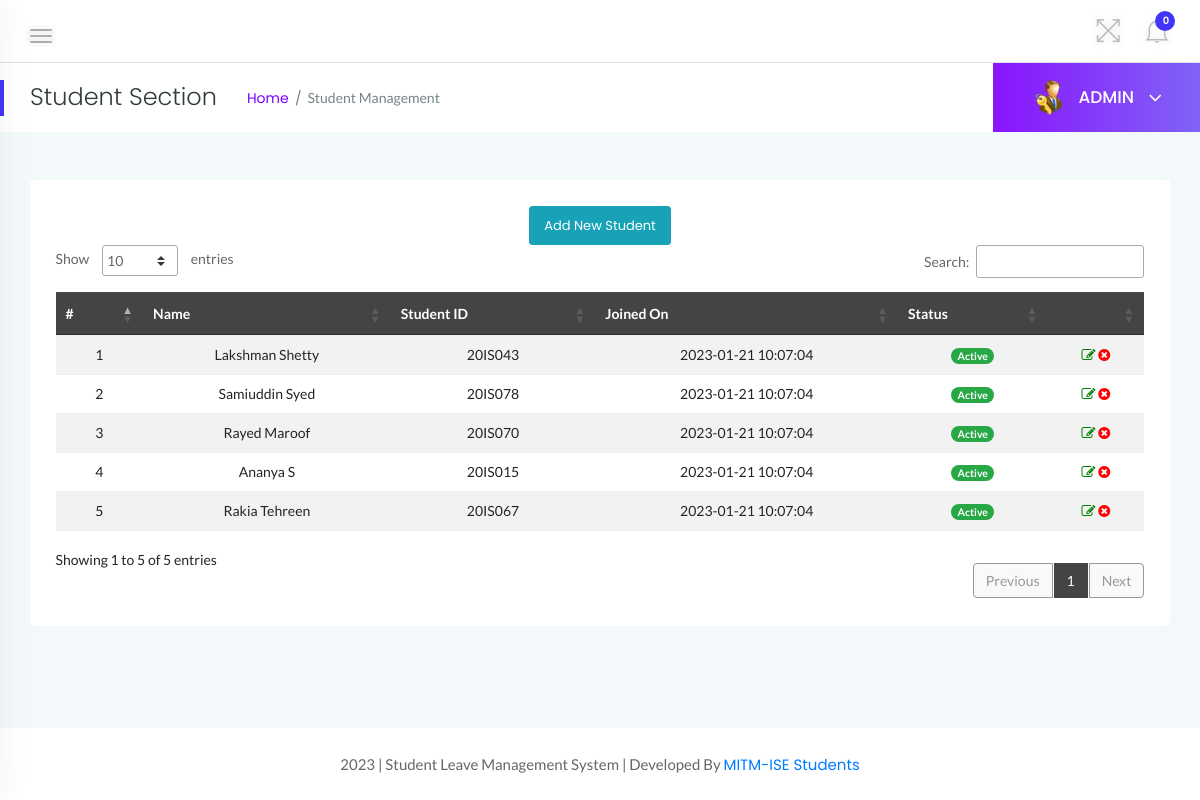
Screenshot of /admin/employees.php (signed in) with the database file from the repository.
### tables this page shows
CREATE TABLE `tblstudents` (
  `id` int(11) NOT NULL,
  `EmpId` varchar(100) NOT NULL,
  `FirstName` varchar(150) NOT NULL,
  `LastName` varchar(150) NOT NULL,
  `EmailId` varchar(200) NOT NULL,
  `Password` varchar(180) NOT NULL,
  `Gender` varchar(100) NOT NULL,
  `Dob` varchar(100) NOT NULL,
  `Address` varchar(255) NOT NULL,
  `City` varchar(200) NOT NULL,
  `Country` varchar(150) NOT NULL,
  `Phonenumber` char(11) NOT NULL,
  `Status` int(1) NOT NULL,
  `RegDate` timestamp NOT NULL DEFAULT CURRENT_TIMESTAMP
);

### admin/employees.php (the view, shortened to what this page needs)
<?php
    if(strlen($_SESSION['alogin'])==0){
    header('location:index.php');
    } else {
 ?>
<!doctype html>
<html class="no-js" lang="en">
<head>
    <link rel="stylesheet" href="../assets/css/bootstrap.min.css">
    <link rel="stylesheet" href="../assets/css/font-awesome.min.css">
    <link rel="stylesheet" href="../assets/css/themify-icons.css">
    <link rel="stylesheet" href="../assets/css/metisMenu.css">
    <link rel="stylesheet" href="../assets/css/owl.carousel.min.css">
    <link rel="stylesheet" href="../assets/css/slicknav.min.css">
    <link rel="stylesheet" href="https://www.amcharts.com/lib/3/plugins/export/export.css" type="text/css" media="all" />
    <link rel="stylesheet" type="text/css" href="https://cdn.datatables.net/1.10.19/css/jquery.dataTables.css">
    <link rel="stylesheet" type="text/css" href="https://cdn.datatables.net/1.10.18/css/dataTables.bootstrap4.min.css">
    <link rel="stylesheet" type="text/css" href="https://cdn.datatables.net/responsive/2.2.3/css/responsive.bootstrap.min.css">
    <link rel="stylesheet" type="text/css" href="https://cdn.datatables.net/responsive/2.2.3/css/responsive.jqueryui.min.css">
    <link rel="stylesheet" href="../assets/css/typography.css">
    <link rel="stylesheet" href="../assets/css/default-css.css">
    <link rel="stylesheet" href="../assets/css/styles.css">
    <link rel="stylesheet" href="../assets/css/responsive.css">
</head>
<body>
    <div class="page-container">
        <div class="main-content">
            <div class="header-area">
                <div class="row align-items-center">
                    <div class="col-md-6 col-sm-8 clearfix">
                        <div class="nav-btn pull-left">
                            <span></span>
                            <span></span>
                            <span></span>
                        </div>
                    </div>
                    <div class="col-md-6 col-sm-4 clearfix">
                        <ul class="notification-area pull-right">
                        <li id="full-view"><i class="ti-fullscreen"></i></li>
                            <?php include '../includes/admin-notification.php'?>
                        </ul>
                    </div>
                </div>
            </div>
            <div class="page-title-area">
                <div class="row align-items-center">
                    <div class="col-sm-6">
                        <div class="breadcrumbs-area clearfix">
                            <h4 class="page-title pull-left">Student Section</h4>
                            <ul class="breadcrumbs pull-left">
                                <li><a href="dashboard.php">Home</a></li>
                                <li><span>Student Management</span></li>
                            </ul>
                        </div>
                    </div>
                    <div class="col-sm-6 clearfix">
                        <div class="user-profile pull-right">
                            <img class="avatar user-thumb" src="../assets/images/admin.png" alt="avatar">
                            <h4 class="user-name dropdown-toggle" data-toggle="dropdown">ADMIN <i class="fa fa-angle-down"></i></h4>
                        </div>
                    </div>
                </div>
            </div>
            <div class="main-content-inner">
                <div class="row">
                    <div class="col-12 mt-5">
                        <div class="card">
                            <div class="card-body">
                                <div class="data-tables datatable-dark">
                                <center><a href="add-employee.php" class="btn btn-sm btn-info">Add New Student</a></center>
                                    <table id="dataTable3" class="table table-hover table-striped text-center">
                                        <thead class="text-capitalize">
                                            <tr>
                                                <th>#</th>
                                                <th>Name</th>
                                                <th>Student ID</th>
                                                <th>Joined On</th>
                                                <th>Status</th>
                                                <th></th>
                                            </tr>
                                        </thead>
                                        <tbody>
                                    <?php
                                    $sql = "SELECT EmpId,FirstName,LastName,Status,RegDate,id from  tblstudents";
                                    $query = $dbh -> prepare($sql);
                                    $query->execute();
                                    $results=$query->fetchAll(PDO::FETCH_OBJ);
                                    $cnt=1;
                                    if($query->rowCount() > 0)
                                    {
                                    foreach($results as $result)
                                    {               ?>
                                        <tr>
                                            <td> <?php echo htmlentities($cnt);?></td>
                                            <td><?php echo htmlentities($result->FirstName);?>&nbsp;<?php echo htmlentities($result->LastName);?></td>
                                            <td><?php echo htmlentities($result->EmpId);?></td>
                                             <td><?php echo htmlentities($result->RegDate);?></td>
                                             <td><?php $stats=$result->Status;
                                            if($stats){
                                             ?>
                                                 <span class="badge badge-pill badge-success">Active</span>
                                                 <?php } else { ?>
                                                 <span class="badge badge-pill badge-danger">Inactive</span>
                                                 <?php } ?>
                                             </td>
                                            <td><a href="update-employee.php?empid=<?php echo htmlentities($result->id);?>"><i class="fa fa-edit" style="color:green"></i></a>
                                        <?php if($result->Status==1)
                                        {?>
                                        <a href="employees.php?inid=<?php echo htmlentities($result->id);?>" onclick="return confirm('Are you sure you want to inactive this employee?');"" > <i class="fa fa-times-circle" style="color:red" title="Inactive"></i>
                                        <?php } else {?>
                                            <a href="employees.php?id=<?php echo htmlentities($result->id);?>" onclick="return confirm('Are you sure you want to active this employee?');""><i class="fa fa-check" style="color:green" title="Active"></i>
                                            <?php } ?> </td>
                                        </tr>
                                         <?php $cnt++;} }?>
                                    </tbody>
                                    </table>
                                </div>
                            </div>
                        </div>
                    </div>
                </div>
                </div>
            </div>
            <?php include '../includes/footer.php' ?>
        </div>
</body>
</html>
<?php } ?>

### assets/css/styles.css (style rules this page uses)
.page-container { width: 100%; height: 100%; min-height: 100vh; padding-left: 280px; -webkit-transition: padding-left 0.3s ease 0s; transition: padding-left 0.3s ease 0s; }
.sbar_collapsed.page-container { padding-left: 0; }
.card { border: none; border-radius: 4px; background-color: #fff; -webkit-transition: all 0.3s ease 0s; transition: all 0.3s ease 0s; }
.card-body { padding: 25.6px; padding: 1.6rem; }
.main-content { width: 100%; background: #f3f8fb; }
.main-content-inner { padding: 0 30px 50px; }
.header-area { padding: 15px 30px; background: #fff; border-bottom: 1px solid #d8e3e7; }
.nav-btn { margin: 10px 30px 0 0; cursor: pointer; }
.nav-btn span { display: block; width: 22px; height: 2px; background: #b3aaaa; margin: 4px 0; border-radius: 15px; -webkit-transition: all 0.3s ease 0s; transition: all 0.3s ease 0s; box-shadow: 0 0 0 4px rgba(99, 96, 96, 0.03); }
.nav-btn span:nth-child(2) { opacity: 0; }
.nav-btn span:first-child { -webkit-transform: rotate(45deg) translate(5px, 5px); transform: rotate(45deg) translate(5px, 5px); }
.nav-btn span:last-child { -webkit-transform: rotate(-45deg) translate(3px, -3px); transform: rotate(-45deg) translate(3px, -3px); }
.sbar_collapsed .nav-btn span { transform: none; opacity: 1; }
.notification-area { -webkit-user-select: none; -moz-user-select: none; -ms-user-select: none; user-select: none; position: relative; z-index: 1; }
.notification-area li { display: inline-block; margin-left: 20px; cursor: pointer; -webkit-user-select: none; -moz-user-select: none; -ms-user-select: none; user-select: none; }
.notification-area li > i { font-size: 26px; color: #bdbcbc; vertical-align: middle; text-shadow: 0 0 8px rgba(0, 0, 0, 0.12); -webkit-transition: color 0.3s ease 0s; transition: color 0.3s ease 0s; }
.notification-area li#full-view { display: inline-block; }
.page-title-area { padding: 0 30px; background: #fff; position: relative; }
.page-title-area:before { content: ""; position: absolute; left: 0; top: 50%; width: 4px; height: 36px; background: var(--primary-color); -webkit-transform: translateY(-50%); transform: translateY(-50%); }
.page-title { font-size: 24px; font-weight: 300; color: #313b3d; letter-spacing: 0; margin-right: 30px; }
ul.breadcrumbs { margin-top: 4px; }
.breadcrumbs li { display: inline-block; }
.breadcrumbs li a, .breadcrumbs li span { display: block; font-size: 14px; font-weight: 400; color: #7801ff; letter-spacing: 0; margin-right: 16px; position: relative; }
.breadcrumbs li a:before { content: "/"; color: #768387; position: absolute; right: -13px; top: 0; }
.breadcrumbs li span { margin-right: 0; color: #768387; text-transform: capitalize; }
.user-profile { margin-right: -30px; display: -webkit-box; display: -ms-flexbox; display: flex; -webkit-box-align: center; -ms-flex-align: center; align-items: center; -ms-flex-wrap: wrap; flex-wrap: wrap; background: -webkit-linear-gradient(left, #8914fe 0%, #8063f5 100%); background: linear-gradient(to right, #8914fe 0%, #8063f5 100%); padding: 17px 38px; position: relative; }
.user-profile img.avatar { height: 35px; width: 35px; border-radius: 50%; margin-right: 12px; }
.user-name { font-size: 17px; font-weight: 500; color: #fff; letter-spacing: 0; cursor: pointer; -webkit-user-select: none; -moz-user-select: none; -ms-user-select: none; user-select: none; }
.user-name i { margin-left: 10px; font-size: 21px; vertical-align: middle; position: relative; }
.notification-area .dropdown-toggle, .user-name.dropdown-toggle { position: relative; }
.notification-area .dropdown-toggle:after, .user-name.dropdown-toggle:after { display: none; }
.btn { padding: 11px 17px; font-size: 13px; letter-spacing: 0; }
.btn-sm { padding: 9px 14px; }
table tr th { border-bottom: none; }
table tr th, table tr td { border-top: 1px solid rgba(120, 130, 140, 0.13) !important; }
table.dataTable.no-footer { border-bottom: 1px solid rgba(120, 130, 140, 0.13) !important; }
table.dataTable thead th, table.dataTable thead td { border-bottom-color: transparent; }
.datatable-dark thead { background: #444; color: #fff; }

### rows the page displays
tblstudents: FirstName "Lakshman", LastName "Shetty", EmpId "20IS043", RegDate "2023-01-21 10:07:04", Status "Active"
tblstudents: FirstName "Samiuddin", LastName "Syed", EmpId "20IS078", RegDate "2023-01-21 10:07:04", Status "Active"
tblstudents: FirstName "Rayed", LastName "Maroof", EmpId "20IS070", RegDate "2023-01-21 10:07:04", Status "Active"
tblstudents: FirstName "Ananya", LastName "S", EmpId "20IS015", RegDate "2023-01-21 10:07:04", Status "Active"
tblstudents: FirstName "Rakia", LastName "Tehreen", EmpId "20IS067", RegDate "2023-01-21 10:07:04", Status "Active"

### other values shown
$unreadcount "0"
